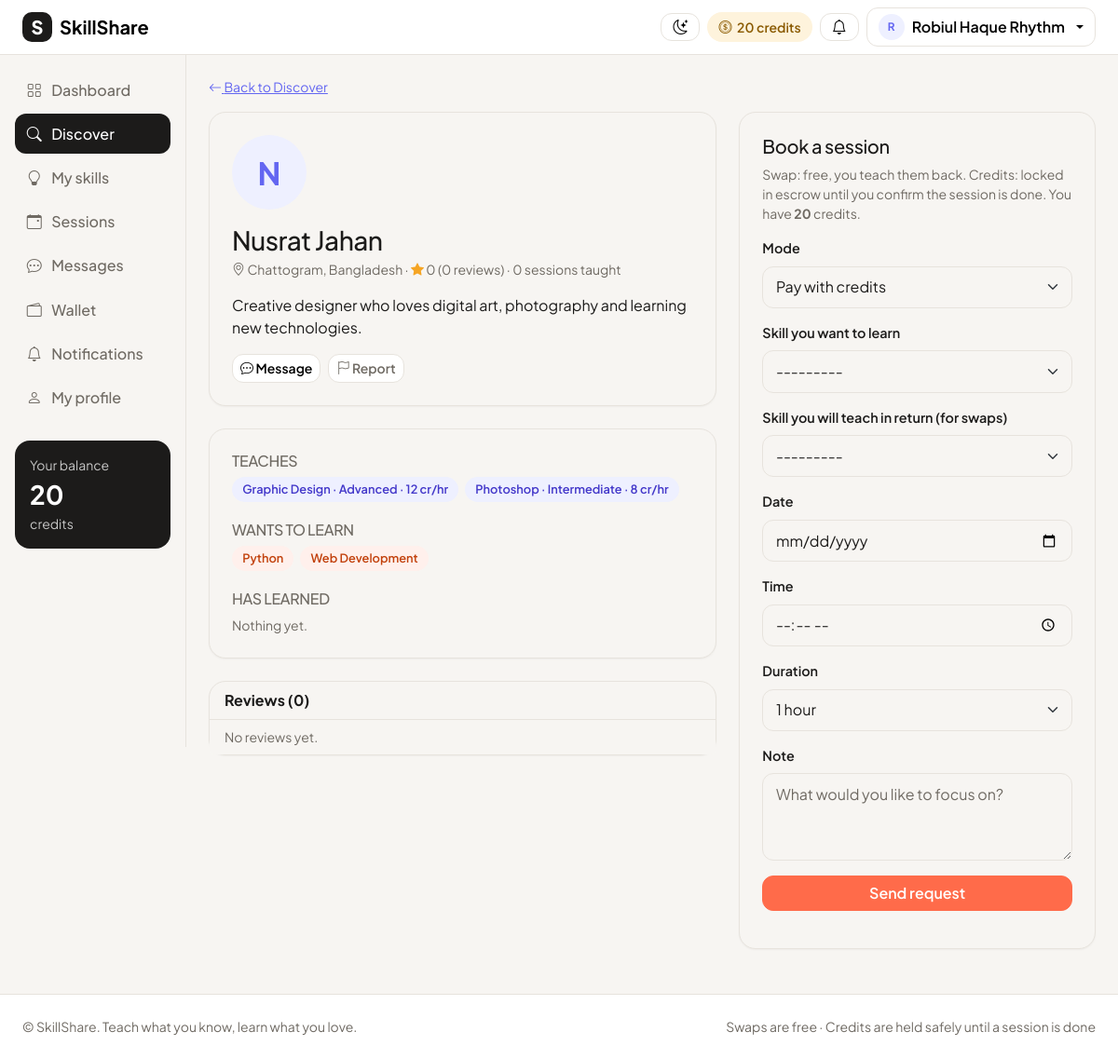
Screenshot of /people/4/ (signed in) with the database file from the repository.
### accounts/models.py (models this page shows, shortened)
class User(AbstractUser):
    ROLE_CHOICES = [
        ("user", "User"),
        ("admin", "Admin"),
    ]
    role = models.CharField(max_length=10, choices=ROLE_CHOICES, default="user")
    bio = models.TextField(blank=True)
    location = models.CharField(max_length=100, blank=True)
    photo = models.ImageField(upload_to="photos/", blank=True, null=True)
    credits = models.IntegerField(default=20)  # every new user gets 20 credits
    def is_admin(self):
        return self.role == "admin"
    def display_name(self):
        return self.get_full_name() or self.username
    def teach_skills(self):
        return self.skills.filter(kind="teach")
    def learn_skills(self):
        return self.skills.filter(kind="learn")
    def learned_skills(self):
        return self.skills.filter(kind="learned")
    def average_rating(self):
        from feedback.models import Review
        ratings = []
        for review in Review.objects.filter(reviewed_user=self):
            ratings.append(review.rating)
        if not ratings:
            return 0
        return round(sum(ratings) / len(ratings), 1)
    def review_count(self):
        from feedback.models import Review
        return Review.objects.filter(reviewed_user=self).count()
    def __str__(self):
        return self.display_name()

### skills/models.py (models this page shows, shortened)
class UserSkill(models.Model):
    KIND_CHOICES = [
        ("teach", "I can teach"),
        ("learn", "I want to learn"),
        ("learned", "I have learned"),
    ]
    user = models.ForeignKey(User, on_delete=models.CASCADE, related_name="skills")
    skill = models.ForeignKey(Skill, on_delete=models.CASCADE)
    kind = models.CharField(max_length=10, choices=KIND_CHOICES)
    level = models.CharField(max_length=20, choices=LEVEL_CHOICES, default="beginner")
    class Meta:
        unique_together = ["user", "skill", "kind"]
    def price(self):
        return PRICE_PER_HOUR[self.level]

class Skill(models.Model):
    name = models.CharField(max_length=60, unique=True)
    category = models.CharField(max_length=60, default="Other")
    class Meta:
        ordering = ["category", "name"]
    def __str__(self):
        return self.name

### matching/views.py (the view, shortened to what this page needs)
# urls.py: path("people/<int:pk>/", matching_views.user_profile, name="user_profile"),
@login_required
def user_profile(request, pk):
    person = get_object_or_404(User, pk=pk, role="user")
    me = request.user
    direction = request.GET.get("direction", "learn")
    if direction not in ("learn", "teach"):
        direction = "learn"
    if direction == "teach":
        teacher, learner = me, person
    else:
        teacher, learner = person, me
    match = get_match(me, person)
    reviews = Review.objects.filter(reviewed_user=person)
    initial_mode = "swap" if match["is_swap"] else "credits"
    initial = {"mode": initial_mode}
    requested_skill = request.GET.get("skill")
    if requested_skill:
        initial["skill"] = requested_skill
    form = SessionRequestForm(
        teacher=teacher, learner=learner, direction=direction, initial=initial
    )
    context = {
        "person": person,
        "match": match,
        "reviews": reviews,
        "form": form,
        "direction": direction,
        "sessions_taught": person.teaching_sessions.filter(status="completed").count(),
    }
    return render(request, "matching/user_profile.html", context)

### templates/matching/user_profile.html (shortened to what this page needs)
{% extends "base.html" %}
{% block content %}
<a href="{% url 'discover' %}" class="small d-inline-block mb-3"><i class="bi bi-arrow-left"></i> Back to Discover</a>
<div class="row g-4">
  <div class="col-lg-7">
    <div class="card p-4 mb-4">
      <div class="d-flex gap-3 align-items-center flex-wrap">
        {% include "shared/_avatar.html" with person=person size=80 %}
        <div class="flex-grow-1">
          <h1 class="h3 mb-1">{{ person.display_name }}</h1>
          <div class="small text-secondary mt-1">
            {% if person.location %}<i class="bi bi-geo-alt"></i> {{ person.location }} · {% endif %}
            <span class="stars"><i class="bi bi-star-fill"></i></span> {{ person.average_rating }} ({{ person.review_count }} reviews)
            · {{ sessions_taught }} sessions taught
          </div>
        </div>
      </div>
      {% if person.bio %}<p class="mt-3 mb-0">{{ person.bio|linebreaksbr }}</p>{% endif %}
      <div class="d-flex gap-2 mt-3">
        <a href="{% url 'conversation' person.pk %}" class="btn btn-light btn-sm"><i class="bi bi-chat-dots"></i> Message</a>
        <a href="{% url 'report_user' person.pk %}" class="btn btn-light btn-sm text-secondary"><i class="bi bi-flag"></i> Report</a>
      </div>
    </div>
    <div class="card p-4 mb-4">
      <h2 class="h6 text-secondary text-uppercase">Teaches</h2>
      <div class="mb-3">
        {% for s in person.teach_skills %}
          <span class="skill-tag">{{ s.skill.name }} · {{ s.get_level_display }} · {{ s.price }} cr/hr</span>
        {% empty %}<span class="text-secondary small">Nothing yet.</span>{% endfor %}
      </div>
      <h2 class="h6 text-secondary text-uppercase">Wants to learn</h2>
      <div class="mb-3">
        {% for s in person.learn_skills %}
          <span class="skill-tag learn">{{ s.skill.name }}</span>
        {% empty %}<span class="text-secondary small">Nothing yet.</span>{% endfor %}
      </div>
      <h2 class="h6 text-secondary text-uppercase">Has learned</h2>
      <div>
        {% for s in person.learned_skills %}
          <span class="skill-tag learned">{{ s.skill.name }}</span>
        {% empty %}<span class="text-secondary small">Nothing yet.</span>{% endfor %}
      </div>
    </div>
    <div class="card">
      <div class="card-header">Reviews ({{ reviews.count }})</div>
      <ul class="list-group list-group-flush">
        {% for r in reviews %}
          <li class="list-group-item">
            <div class="d-flex justify-content-between">
              <strong>{{ r.reviewer }}</strong>
              <span class="stars">{% for i in "12345" %}<i class="bi {% if forloop.counter <= r.rating %}bi-star-fill{% else %}bi-star{% endif %}"></i>{% endfor %}</span>
            </div>
            <div class="small text-secondary mb-1">{{ r.session.skill }} · {{ r.created_at|date:"M j, Y" }}</div>
            {% if r.comment %}<div>{{ r.comment }}</div>{% endif %}
          </li>
        {% empty %}
          <li class="list-group-item text-secondary small">No reviews yet.</li>
        {% endfor %}
      </ul>
    </div>
  </div>
  <div class="col-lg-5">
    <div class="card p-4 position-sticky" style="top: 80px;">
      <h2 class="h5">{% if direction == "teach" %}Offer to teach{% else %}Book a session{% endif %}</h2>
      {% if person == user %}
        <p class="text-secondary mb-0">This is your own profile.</p>
      {% elif not person.teach_skills %}
        <p class="text-secondary mb-0">{{ person.display_name }} isn't teaching anything yet.</p>
      {% else %}
        <p class="small text-secondary">
          Swap: free, you teach them back. Credits: locked in escrow until you confirm the session is done.
          You have <strong>{{ user.credits }}</strong> credits.
        </p>
        <form method="post">
          {% include "shared/_form_fields.html" with form=form %}
          <button type="submit" class="btn btn-coral w-100">Send request</button>
        </form>
      {% endif %}
    </div>
  </div>
</div>
{% endblock %}

### templates/base.html (shortened to what this page needs)
{% load static %}
<html lang="en">
<head>
  <link href="https://cdn.jsdelivr.net/npm/bootstrap@5.3.3/dist/css/bootstrap.min.css" rel="stylesheet">
  <link href="https://cdn.jsdelivr.net/npm/bootstrap-icons@1.11.3/font/bootstrap-icons.min.css" rel="stylesheet">
  <link href="{% static 'accounts/base.css' %}?v=4" rel="stylesheet">
</head>
<body>
  <nav class="navbar navbar-expand bg-body border-bottom sticky-top">
    <div class="container-fluid px-3 px-lg-4">
      <a class="navbar-brand d-flex align-items-center gap-2" href="{% url 'home' %}" title="SkillShare home">
        <span class="brand-mark">S</span>
        <span class="fw-bold">SkillShare</span>
      </a>
      <div class="ms-auto d-flex align-items-center gap-2">
        <button class="btn btn-light" type="button" id="theme-toggle" title="Switch theme" aria-label="Switch between light and dark theme">
          <i class="bi bi-moon-stars" id="theme-icon"></i>
        </button>
        {% if user.is_authenticated %}
          {% if not user.is_admin %}
            <span class="credit-pill d-none d-sm-inline-flex">
              <i class="bi bi-coin"></i> {{ user.credits }} credits
            </span>
          {% endif %}
          <a href="{% url 'notifications' %}" class="btn btn-light position-relative" title="Notifications">
            <i class="bi bi-bell"></i>
          </a>
          <div class="dropdown">
            <button class="btn btn-light dropdown-toggle d-flex align-items-center gap-2" data-bs-toggle="dropdown">
              {% include "shared/_avatar.html" with person=user size=28 %}
              <span class="d-none d-md-inline">{{ user.display_name }}</span>
            </button>
          </div>
        {% else %}
          <a href="{% url 'login' %}" class="btn btn-light">Log in</a>
          <a href="{% url 'register' %}" class="btn btn-coral">Join free</a>
        {% endif %}
      </div>
    </div>
  </nav>
  <div class="container-fluid">
    <div class="row">
        {% if user.is_authenticated or request.resolver_match.url_name != 'home' %}
      <aside class="col-lg-2 p-0">
        <div class="offcanvas-lg offcanvas-start sidebar" tabindex="-1" id="sidebar">
          <div class="offcanvas-body d-block p-3">
            {% with name=request.resolver_match.url_name %}
            <nav class="nav flex-column gap-1">
              {% if not user.is_authenticated %}
                <a class="nav-link {% if name == 'home' %}active{% endif %}" href="{% url 'home' %}"><i class="bi bi-house"></i> Home</a>
                <a class="nav-link {% if name == 'login' %}active{% endif %}" href="{% url 'login' %}"><i class="bi bi-box-arrow-in-right"></i> Log in</a>
                <a class="nav-link {% if name == 'register' %}active{% endif %}" href="{% url 'register' %}"><i class="bi bi-person-plus"></i> Create account</a>
              {% else %}
                <a class="nav-link {% if name == 'dashboard' %}active{% endif %}" href="{% url 'dashboard' %}"><i class="bi bi-grid"></i> Dashboard</a>
                <a class="nav-link {% if name == 'discover' or name == 'user_profile' %}active{% endif %}" href="{% url 'discover' %}"><i class="bi bi-search"></i> Discover</a>
                <a class="nav-link {% if name == 'skills' %}active{% endif %}" href="{% url 'skills' %}"><i class="bi bi-lightbulb"></i> My skills</a>
                <a class="nav-link {% if name == 'sessions' %}active{% endif %}" href="{% url 'sessions' %}">
                  <i class="bi bi-calendar-event"></i> Sessions
                </a>
                <a class="nav-link {% if name == 'inbox' or name == 'conversation' %}active{% endif %}" href="{% url 'inbox' %}">
                  <i class="bi bi-chat-dots"></i> Messages
                </a>
                <a class="nav-link {% if name == 'wallet' %}active{% endif %}" href="{% url 'wallet' %}"><i class="bi bi-wallet2"></i> Wallet</a>
                <a class="nav-link {% if name == 'notifications' %}active{% endif %}" href="{% url 'notifications' %}"><i class="bi bi-bell"></i> Notifications</a>
                <a class="nav-link {% if name == 'my_profile' %}active{% endif %}" href="{% url 'my_profile' %}"><i class="bi bi-person"></i> My profile</a>
              {% endif %}
            </nav>
            {% endwith %}
            {% if user.is_authenticated and not user.is_admin %}
              <div class="sidebar-wallet mt-4">
                <div class="small opacity-75">Your balance</div>
                <div class="fs-3 fw-bold">{{ user.credits }}</div>
                <div class="small opacity-75">credits</div>
              </div>
            {% endif %}
          </div>
        </div>
      </aside>
      {% endif %}
      <main class="{% if user.is_authenticated or request.resolver_match.url_name != 'home' %}col-lg-10{% else %}col-12{% endif %} py-4 px-3 px-lg-4">
        {% block content %}{% endblock %}
      </main>
    </div>
  </div>
  <footer class="border-top bg-body py-4 mt-4">
    <div class="container-fluid px-4 d-flex flex-column flex-md-row justify-content-between gap-2 small text-secondary">
      <span>&copy; SkillShare. Teach what you know, learn what you love.</span>
      <span>Swaps are free · Credits are held safely until a session is done</span>
    </div>
  </footer>
</body>
</html>

### templates/shared/_avatar.html (shortened to what this page needs)
{% if person.photo %}
  <img src="{{ person.photo.url }}" alt="{{ person }}" class="avatar" style="width: {{ size|default:40 }}px; height: {{ size|default:40 }}px;">
{% else %}
  <span class="avatar avatar-letter" style="width: {{ size|default:40 }}px; height: {{ size|default:40 }}px; font-size: calc({{ size|default:40 }}px * 0.42);">{{ person.display_name|first|upper }}</span>
{% endif %}

### rows the page displays
User: credits "20", display_name|first "R", display_name "Robiul Haque Rhythm"
User: display_name|first "N", display_name "Nusrat Jahan", location "Chattogram, Bangladesh", average_rating "0", review_count "0", bio "Creative designer who loves digital art, photography and learning new technologies."
UserSkill: skill.name "Graphic Design", level "Advanced", price "12"
UserSkill: skill.name "Photoshop", level "Intermediate", price "8"
UserSkill: skill.name "Python"
UserSkill: skill.name "Web Development"

### other values shown
{{ sessions_taught }} "0"
{{ reviews.count }} "0"
{{ field.label }} "Mode" "Skill you want to learn" "Skill you will teach in return (for swaps)" "Date" "Time" "Duration" "Note"
